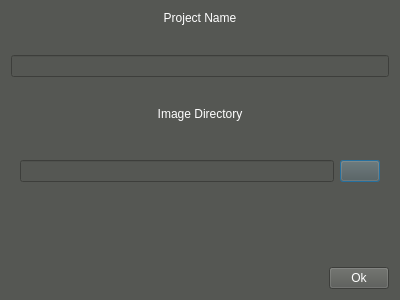
<?xml version="1.0" encoding="UTF-8"?>
<ui version="4.0">
 <class>MainDialog</class>
 <widget class="QDialog" name="MainDialog">
  <property name="geometry">
   <rect>
    <x>0</x>
    <y>0</y>
    <width>400</width>
    <height>300</height>
   </rect>
  </property>
  <property name="windowTitle">
   <string>Create a new Project</string>
  </property>
  <property name="styleSheet">
   <string notr="true">background-color: rgb(85, 87, 83);
color: rgb(255, 255, 255);</string>
  </property>
  <layout class="QHBoxLayout" name="horizontalLayout">
   <item>
    <widget class="QFrame" name="mainFrame">
     <property name="autoFillBackground">
      <bool>false</bool>
     </property>
     <property name="styleSheet">
      <string notr="true">border-color: rgb(85, 87, 83);</string>
     </property>
     <property name="frameShape">
      <enum>QFrame::NoFrame</enum>
     </property>
     <property name="frameShadow">
      <enum>QFrame::Raised</enum>
     </property>
     <property name="lineWidth">
      <number>1</number>
     </property>
     <layout class="QVBoxLayout" name="verticalLayout_2">
      <property name="spacing">
       <number>30</number>
      </property>
      <property name="leftMargin">
       <number>0</number>
      </property>
      <property name="topMargin">
       <number>0</number>
      </property>
      <property name="rightMargin">
       <number>0</number>
      </property>
      <property name="bottomMargin">
       <number>0</number>
      </property>
      <item>
       <widget class="QLabel" name="nameLbl">
        <property name="text">
         <string>Project Name</string>
        </property>
        <property name="alignment">
         <set>Qt::AlignCenter</set>
        </property>
       </widget>
      </item>
      <item>
       <widget class="QLineEdit" name="nameInput">
        <property name="text">
         <string/>
        </property>
        <property name="alignment">
         <set>Qt::AlignLeading|Qt::AlignLeft|Qt::AlignVCenter</set>
        </property>
        <property name="placeholderText">
         <string/>
        </property>
       </widget>
      </item>
      <item>
       <widget class="QLabel" name="imageDirLbl">
        <property name="text">
         <string>Image Directory</string>
        </property>
        <property name="alignment">
         <set>Qt::AlignCenter</set>
        </property>
       </widget>
      </item>
      <item>
       <widget class="QFrame" name="inputFrame">
        <property name="frameShape">
         <enum>QFrame::NoFrame</enum>
        </property>
        <property name="frameShadow">
         <enum>QFrame::Raised</enum>
        </property>
        <layout class="QHBoxLayout" name="horizontalLayout_2">
         <item>
          <widget class="QLineEdit" name="imageDirInput">
           <property name="styleSheet">
            <string notr="true"/>
           </property>
           <property name="clearButtonEnabled">
            <bool>false</bool>
           </property>
          </widget>
         </item>
         <item>
          <widget class="QPushButton" name="dirSearchBtn">
           <property name="maximumSize">
            <size>
             <width>40</width>
             <height>16777215</height>
            </size>
           </property>
           <property name="text">
            <string/>
           </property>
           <property name="icon">
            <iconset>
             <normaloff>icons/icons8-ellipsis-20.png</normaloff>icons/icons8-ellipsis-20.png</iconset>
           </property>
          </widget>
         </item>
        </layout>
       </widget>
      </item>
      <item>
       <spacer name="verticalSpacer">
        <property name="orientation">
         <enum>Qt::Vertical</enum>
        </property>
        <property name="sizeHint" stdset="0">
         <size>
          <width>20</width>
          <height>40</height>
         </size>
        </property>
       </spacer>
      </item>
      <item>
       <widget class="QPushButton" name="confirmBtn">
        <property name="maximumSize">
         <size>
          <width>60</width>
          <height>16777215</height>
         </size>
        </property>
        <property name="layoutDirection">
         <enum>Qt::RightToLeft</enum>
        </property>
        <property name="text">
         <string>Ok</string>
        </property>
        <property name="autoDefault">
         <bool>false</bool>
        </property>
       </widget>
      </item>
     </layout>
    </widget>
   </item>
  </layout>
 </widget>
 <resources/>
 <connections/>
</ui>
